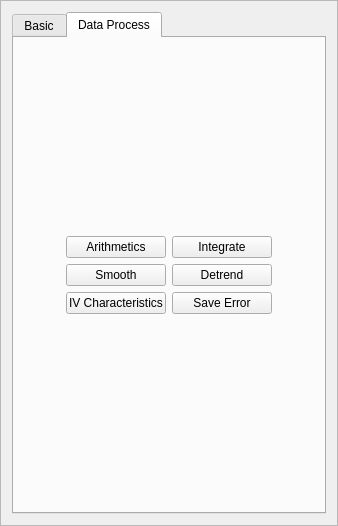
<?xml version="1.0" encoding="UTF-8"?>
<ui version="4.0">
 <class>frmAction1</class>
 <widget class="QFrame" name="frmAction1">
  <property name="geometry">
   <rect>
    <x>0</x>
    <y>0</y>
    <width>338</width>
    <height>526</height>
   </rect>
  </property>
  <property name="windowTitle">
   <string>Frame</string>
  </property>
  <property name="frameShape">
   <enum>QFrame::StyledPanel</enum>
  </property>
  <property name="frameShadow">
   <enum>QFrame::Raised</enum>
  </property>
  <layout class="QGridLayout" name="gridLayout_5">
   <item row="0" column="0">
    <widget class="QTabWidget" name="tabAction">
     <property name="currentIndex">
      <number>1</number>
     </property>
     <widget class="QWidget" name="tab">
      <attribute name="title">
       <string>Basic</string>
      </attribute>
      <layout class="QGridLayout" name="gridLayout">
       <item row="0" column="0">
        <layout class="QVBoxLayout" name="verticalLayout_2">
         <item>
          <layout class="QGridLayout" name="gridLayout_3">
           <item row="11" column="0">
            <widget class="QLabel" name="lblOverlap">
             <property name="text">
              <string>overlap(%)</string>
             </property>
             <property name="alignment">
              <set>Qt::AlignCenter</set>
             </property>
            </widget>
           </item>
           <item row="5" column="0">
            <widget class="QRadioButton" name="rbtDcCancelTail">
             <property name="maximumSize">
              <size>
               <width>120</width>
               <height>16777215</height>
              </size>
             </property>
             <property name="text">
              <string>DC Cancel Tail</string>
             </property>
             <property name="autoExclusive">
              <bool>false</bool>
             </property>
            </widget>
           </item>
           <item row="1" column="1">
            <widget class="QLineEdit" name="ledNSmooth">
             <property name="minimumSize">
              <size>
               <width>70</width>
               <height>0</height>
              </size>
             </property>
             <property name="maximumSize">
              <size>
               <width>70</width>
               <height>16777215</height>
              </size>
             </property>
            </widget>
           </item>
           <item row="5" column="1">
            <widget class="QLineEdit" name="ledNDcCancelTail">
             <property name="minimumSize">
              <size>
               <width>70</width>
               <height>0</height>
              </size>
             </property>
             <property name="maximumSize">
              <size>
               <width>70</width>
               <height>16777215</height>
              </size>
             </property>
            </widget>
           </item>
           <item row="7" column="1">
            <widget class="QCheckBox" name="cbxNormalizePsd">
             <property name="text">
              <string>Normalized PSD</string>
             </property>
            </widget>
           </item>
           <item row="6" column="1">
            <widget class="QLineEdit" name="ledNDetrend">
             <property name="minimumSize">
              <size>
               <width>70</width>
               <height>0</height>
              </size>
             </property>
             <property name="maximumSize">
              <size>
               <width>70</width>
               <height>16777215</height>
              </size>
             </property>
            </widget>
           </item>
           <item row="10" column="0">
            <widget class="QLabel" name="lblNpersegSpectrogram">
             <property name="text">
              <string>nperseg</string>
             </property>
             <property name="alignment">
              <set>Qt::AlignCenter</set>
             </property>
            </widget>
           </item>
           <item row="13" column="0">
            <widget class="QLabel" name="lblOverlapSpectrogram">
             <property name="text">
              <string>spectrogram overlap(%)</string>
             </property>
             <property name="alignment">
              <set>Qt::AlignCenter</set>
             </property>
            </widget>
           </item>
           <item row="10" column="1">
            <widget class="QComboBox" name="cmbNperseg">
             <item>
              <property name="text">
               <string>-</string>
              </property>
             </item>
             <item>
              <property name="text">
               <string>2</string>
              </property>
             </item>
             <item>
              <property name="text">
               <string>4</string>
              </property>
             </item>
             <item>
              <property name="text">
               <string>8</string>
              </property>
             </item>
             <item>
              <property name="text">
               <string>16</string>
              </property>
             </item>
             <item>
              <property name="text">
               <string>32</string>
              </property>
             </item>
             <item>
              <property name="text">
               <string>64</string>
              </property>
             </item>
             <item>
              <property name="text">
               <string>128</string>
              </property>
             </item>
             <item>
              <property name="text">
               <string>256</string>
              </property>
             </item>
             <item>
              <property name="text">
               <string>512</string>
              </property>
             </item>
             <item>
              <property name="text">
               <string>1024</string>
              </property>
             </item>
             <item>
              <property name="text">
               <string>2048</string>
              </property>
             </item>
             <item>
              <property name="text">
               <string>4096</string>
              </property>
             </item>
             <item>
              <property name="text">
               <string>8182</string>
              </property>
             </item>
            </widget>
           </item>
           <item row="6" column="0">
            <widget class="QCheckBox" name="cbxDetrend">
             <property name="maximumSize">
              <size>
               <width>120</width>
               <height>16777215</height>
              </size>
             </property>
             <property name="text">
              <string>Detrend</string>
             </property>
            </widget>
           </item>
           <item row="0" column="1">
            <widget class="QLabel" name="lblNPoints">
             <property name="maximumSize">
              <size>
               <width>70</width>
               <height>20</height>
              </size>
             </property>
             <property name="text">
              <string># Points</string>
             </property>
             <property name="alignment">
              <set>Qt::AlignCenter</set>
             </property>
            </widget>
           </item>
           <item row="1" column="0">
            <widget class="QCheckBox" name="cbxSmooth">
             <property name="maximumSize">
              <size>
               <width>120</width>
               <height>16777215</height>
              </size>
             </property>
             <property name="text">
              <string>Smooth</string>
             </property>
            </widget>
           </item>
           <item row="7" column="0">
            <widget class="QCheckBox" name="cbxUncalibratedSignal">
             <property name="text">
              <string>Uncalibrated Signal</string>
             </property>
            </widget>
           </item>
           <item row="3" column="0">
            <widget class="QRadioButton" name="rbtDcCancelHead">
             <property name="maximumSize">
              <size>
               <width>120</width>
               <height>16777215</height>
              </size>
             </property>
             <property name="text">
              <string>DC Cancel Head</string>
             </property>
             <property name="checkable">
              <bool>true</bool>
             </property>
             <property name="checked">
              <bool>false</bool>
             </property>
             <property name="autoExclusive">
              <bool>false</bool>
             </property>
            </widget>
           </item>
           <item row="9" column="0">
            <widget class="QCheckBox" name="cbxAbsolutePhase">
             <property name="text">
              <string>Absolute Phase</string>
             </property>
            </widget>
           </item>
           <item row="11" column="1">
            <widget class="QSpinBox" name="sbxOverlap"/>
           </item>
           <item row="13" column="1">
            <widget class="QSpinBox" name="sbxOverlapSpectrogram"/>
           </item>
           <item row="3" column="1">
            <widget class="QLineEdit" name="ledNDcCancelHead">
             <property name="minimumSize">
              <size>
               <width>70</width>
               <height>0</height>
              </size>
             </property>
             <property name="maximumSize">
              <size>
               <width>70</width>
               <height>16777215</height>
              </size>
             </property>
            </widget>
           </item>
           <item row="12" column="1">
            <widget class="QComboBox" name="cmbNpersegSpectrogram">
             <item>
              <property name="text">
               <string>-</string>
              </property>
             </item>
             <item>
              <property name="text">
               <string>2</string>
              </property>
             </item>
             <item>
              <property name="text">
               <string>4</string>
              </property>
             </item>
             <item>
              <property name="text">
               <string>8</string>
              </property>
             </item>
             <item>
              <property name="text">
               <string>16</string>
              </property>
             </item>
             <item>
              <property name="text">
               <string>32</string>
              </property>
             </item>
             <item>
              <property name="text">
               <string>64</string>
              </property>
             </item>
             <item>
              <property name="text">
               <string>128</string>
              </property>
             </item>
             <item>
              <property name="text">
               <string>256</string>
              </property>
             </item>
             <item>
              <property name="text">
               <string>512</string>
              </property>
             </item>
             <item>
              <property name="text">
               <string>1024</string>
              </property>
             </item>
             <item>
              <property name="text">
               <string>2048</string>
              </property>
             </item>
             <item>
              <property name="text">
               <string>4096</string>
              </property>
             </item>
             <item>
              <property name="text">
               <string>8182</string>
              </property>
             </item>
            </widget>
           </item>
           <item row="12" column="0">
            <widget class="QLabel" name="lblNperseg">
             <property name="text">
              <string>spectrogram nperseg</string>
             </property>
             <property name="alignment">
              <set>Qt::AlignCenter</set>
             </property>
            </widget>
           </item>
           <item row="9" column="1">
            <widget class="QCheckBox" name="cbxErrorBar">
             <property name="text">
              <string>Error Bar</string>
             </property>
            </widget>
           </item>
          </layout>
         </item>
        </layout>
       </item>
       <item row="1" column="0">
        <layout class="QGridLayout" name="gridLayout_6">
         <item row="3" column="2">
          <widget class="QPushButton" name="btnLinkY">
           <property name="maximumSize">
            <size>
             <width>100</width>
             <height>16777215</height>
            </size>
           </property>
           <property name="cursor">
            <cursorShape>PointingHandCursor</cursorShape>
           </property>
           <property name="text">
            <string>Link Y</string>
           </property>
          </widget>
         </item>
         <item row="0" column="2">
          <widget class="QPushButton" name="btnLinkXY">
           <property name="maximumSize">
            <size>
             <width>100</width>
             <height>16777215</height>
            </size>
           </property>
           <property name="cursor">
            <cursorShape>PointingHandCursor</cursorShape>
           </property>
           <property name="text">
            <string>Link XY</string>
           </property>
          </widget>
         </item>
         <item row="3" column="0">
          <widget class="QPushButton" name="btnCsd">
           <property name="maximumSize">
            <size>
             <width>100</width>
             <height>16777215</height>
            </size>
           </property>
           <property name="cursor">
            <cursorShape>PointingHandCursor</cursorShape>
           </property>
           <property name="text">
            <string>CSD</string>
           </property>
          </widget>
         </item>
         <item row="0" column="0">
          <widget class="QPushButton" name="btnPlot">
           <property name="maximumSize">
            <size>
             <width>100</width>
             <height>16777215</height>
            </size>
           </property>
           <property name="cursor">
            <cursorShape>PointingHandCursor</cursorShape>
           </property>
           <property name="text">
            <string>Plot</string>
           </property>
          </widget>
         </item>
         <item row="2" column="2">
          <widget class="QPushButton" name="btnLinkX">
           <property name="maximumSize">
            <size>
             <width>100</width>
             <height>16777215</height>
            </size>
           </property>
           <property name="cursor">
            <cursorShape>PointingHandCursor</cursorShape>
           </property>
           <property name="text">
            <string>Link X</string>
           </property>
          </widget>
         </item>
         <item row="2" column="0">
          <widget class="QPushButton" name="btnPsd">
           <property name="maximumSize">
            <size>
             <width>100</width>
             <height>16777215</height>
            </size>
           </property>
           <property name="cursor">
            <cursorShape>PointingHandCursor</cursorShape>
           </property>
           <property name="text">
            <string>PSD</string>
           </property>
          </widget>
         </item>
         <item row="4" column="2">
          <widget class="QPushButton" name="btnLinkRegion">
           <property name="maximumSize">
            <size>
             <width>100</width>
             <height>16777215</height>
            </size>
           </property>
           <property name="cursor">
            <cursorShape>PointingHandCursor</cursorShape>
           </property>
           <property name="text">
            <string>Link Region</string>
           </property>
          </widget>
         </item>
         <item row="4" column="1">
          <widget class="QPushButton" name="btnBicoh">
           <property name="maximumSize">
            <size>
             <width>100</width>
             <height>16777215</height>
            </size>
           </property>
           <property name="cursor">
            <cursorShape>PointingHandCursor</cursorShape>
           </property>
           <property name="text">
            <string>Bicoh</string>
           </property>
          </widget>
         </item>
         <item row="3" column="1">
          <widget class="QPushButton" name="btnCsdSpectrogram">
           <property name="maximumSize">
            <size>
             <width>120</width>
             <height>16777215</height>
            </size>
           </property>
           <property name="cursor">
            <cursorShape>PointingHandCursor</cursorShape>
           </property>
           <property name="text">
            <string>CSD Spectrogram</string>
           </property>
          </widget>
         </item>
         <item row="2" column="1">
          <widget class="QPushButton" name="btnSpectrogram">
           <property name="maximumSize">
            <size>
             <width>120</width>
             <height>16777215</height>
            </size>
           </property>
           <property name="cursor">
            <cursorShape>PointingHandCursor</cursorShape>
           </property>
           <property name="text">
            <string>Power Spectrogram</string>
           </property>
          </widget>
         </item>
         <item row="4" column="0">
          <widget class="QPushButton" name="btnXyView">
           <property name="maximumSize">
            <size>
             <width>100</width>
             <height>16777215</height>
            </size>
           </property>
           <property name="cursor">
            <cursorShape>PointingHandCursor</cursorShape>
           </property>
           <property name="text">
            <string>XY View</string>
           </property>
          </widget>
         </item>
         <item row="0" column="1">
          <widget class="QPushButton" name="btnPlotCsv">
           <property name="maximumSize">
            <size>
             <width>100</width>
             <height>16777215</height>
            </size>
           </property>
           <property name="cursor">
            <cursorShape>PointingHandCursor</cursorShape>
           </property>
           <property name="text">
            <string>Plot (.csv)</string>
           </property>
          </widget>
         </item>
        </layout>
       </item>
      </layout>
     </widget>
     <widget class="QWidget" name="tab_2">
      <attribute name="title">
       <string>Data Process</string>
      </attribute>
      <layout class="QGridLayout" name="gridLayout_4">
       <item row="0" column="0">
        <layout class="QGridLayout" name="gridLayout_2">
         <item row="1" column="0">
          <widget class="QPushButton" name="btnProcSmooth">
           <property name="maximumSize">
            <size>
             <width>100</width>
             <height>16777215</height>
            </size>
           </property>
           <property name="cursor">
            <cursorShape>PointingHandCursor</cursorShape>
           </property>
           <property name="text">
            <string>Smooth</string>
           </property>
          </widget>
         </item>
         <item row="0" column="1">
          <widget class="QPushButton" name="btnProcIntegrate">
           <property name="maximumSize">
            <size>
             <width>100</width>
             <height>16777215</height>
            </size>
           </property>
           <property name="cursor">
            <cursorShape>PointingHandCursor</cursorShape>
           </property>
           <property name="text">
            <string>Integrate</string>
           </property>
          </widget>
         </item>
         <item row="1" column="1">
          <widget class="QPushButton" name="btnProcDetrend">
           <property name="maximumSize">
            <size>
             <width>100</width>
             <height>16777215</height>
            </size>
           </property>
           <property name="cursor">
            <cursorShape>PointingHandCursor</cursorShape>
           </property>
           <property name="text">
            <string>Detrend</string>
           </property>
          </widget>
         </item>
         <item row="0" column="0">
          <widget class="QPushButton" name="btnProcArithmetics">
           <property name="maximumSize">
            <size>
             <width>100</width>
             <height>16777215</height>
            </size>
           </property>
           <property name="cursor">
            <cursorShape>PointingHandCursor</cursorShape>
           </property>
           <property name="text">
            <string>Arithmetics</string>
           </property>
          </widget>
         </item>
         <item row="2" column="0">
          <widget class="QPushButton" name="btnProcIvCharacteristics">
           <property name="maximumSize">
            <size>
             <width>100</width>
             <height>16777215</height>
            </size>
           </property>
           <property name="cursor">
            <cursorShape>PointingHandCursor</cursorShape>
           </property>
           <property name="text">
            <string>IV Characteristics</string>
           </property>
          </widget>
         </item>
         <item row="2" column="1">
          <widget class="QPushButton" name="btnSaveError">
           <property name="maximumSize">
            <size>
             <width>100</width>
             <height>16777215</height>
            </size>
           </property>
           <property name="cursor">
            <cursorShape>PointingHandCursor</cursorShape>
           </property>
           <property name="text">
            <string>Save Error</string>
           </property>
          </widget>
         </item>
        </layout>
       </item>
      </layout>
     </widget>
    </widget>
   </item>
  </layout>
 </widget>
 <resources/>
 <connections/>
</ui>
